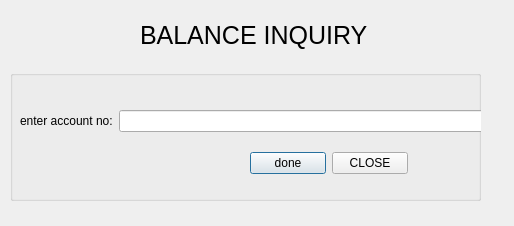
<?xml version="1.0" encoding="UTF-8"?>
<ui version="4.0">
 <class>BalanceInquiry</class>
 <widget class="QDialog" name="BalanceInquiry">
  <property name="geometry">
   <rect>
    <x>0</x>
    <y>0</y>
    <width>514</width>
    <height>226</height>
   </rect>
  </property>
  <property name="windowTitle">
   <string>balance inquiry</string>
  </property>
  <property name="styleSheet">
   <string notr="true"/>
  </property>
  <widget class="QGroupBox" name="groupBox">
   <property name="geometry">
    <rect>
     <x>10</x>
     <y>70</y>
     <width>471</width>
     <height>131</height>
    </rect>
   </property>
   <property name="styleSheet">
    <string notr="true"/>
   </property>
   <property name="title">
    <string/>
   </property>
   <widget class="QWidget" name="formLayoutWidget">
    <property name="geometry">
     <rect>
      <x>10</x>
      <y>40</y>
      <width>471</width>
      <height>31</height>
     </rect>
    </property>
    <layout class="QFormLayout" name="formLayout">
     <item row="0" column="0">
      <widget class="QLabel" name="label">
       <property name="text">
        <string>enter account no:</string>
       </property>
      </widget>
     </item>
     <item row="0" column="1">
      <widget class="QLineEdit" name="accountno"/>
     </item>
    </layout>
   </widget>
   <widget class="QWidget" name="">
    <property name="geometry">
     <rect>
      <x>240</x>
      <y>80</y>
      <width>158</width>
      <height>26</height>
     </rect>
    </property>
    <layout class="QHBoxLayout" name="horizontalLayout">
     <item>
      <widget class="QPushButton" name="done">
       <property name="text">
        <string>done</string>
       </property>
      </widget>
     </item>
     <item>
      <widget class="QPushButton" name="pushButton">
       <property name="text">
        <string>CLOSE</string>
       </property>
      </widget>
     </item>
    </layout>
   </widget>
  </widget>
  <widget class="QLabel" name="label_2">
   <property name="geometry">
    <rect>
     <x>140</x>
     <y>20</y>
     <width>301</width>
     <height>31</height>
    </rect>
   </property>
   <property name="styleSheet">
    <string notr="true">
font-size:25px;</string>
   </property>
   <property name="text">
    <string>BALANCE INQUIRY</string>
   </property>
  </widget>
 </widget>
 <resources/>
 <connections>
  <connection>
   <sender>pushButton</sender>
   <signal>clicked()</signal>
   <receiver>BalanceInquiry</receiver>
   <slot>close()</slot>
   <hints>
    <hint type="sourcelabel">
     <x>455</x>
     <y>113</y>
    </hint>
    <hint type="destinationlabel">
     <x>473</x>
     <y>129</y>
    </hint>
   </hints>
  </connection>
 </connections>
</ui>
